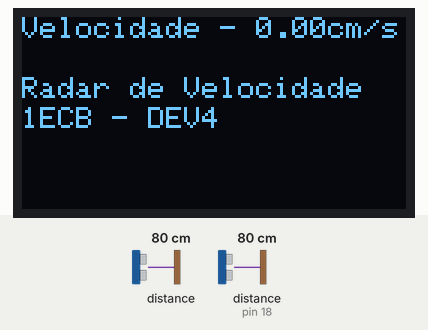
The sketch below on a simulated Arduino Mega 2560, built with avr-gcc and run on an emulated ATmega2560. On the bench: 128×64 one-colour display. Inputs (shaded band) come from the test bench; at power-on: distance to the obstacle 80 cm, distance to the obstacle (sensor on pin 18) 80 cm. The echo pulse lasts 58.3 µs per cm; what the sketch prints to the serial monitor is not drawn.

Above: at 1.2 s.
1.3 s: distance to the obstacle (sensor 0) set to 2 cm
2.9 s: distance to the obstacle (sensor on pin 18) set to 11 cm
4.4 s: distance to the obstacle (sensor on pin 18) set to 8 cm
At 5.7 s:
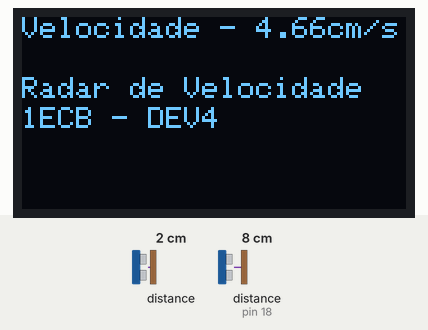
Timing chart, 0 to 7.4 s (numbered marks = the images above; inputs shaded):
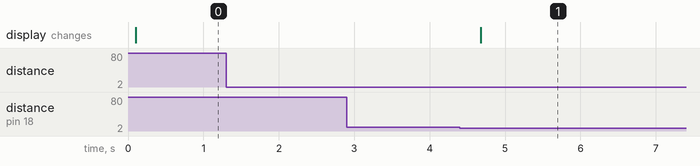

The sketch:

esp-carrinho.ino
```cpp
// Projeto Física -> Medir acelaração e velocidade de um carrinho de brinquedo

// Importação de Bibliotecas
#include <Adafruit_GFX.h> // Biblioteca para o display oled
#include <Adafruit_SSD1306.h> // Biblioteca para o display oled
#include <Wire.h>
//#include <MPU6050.h> // Biblioteca para o sensor MPU6050
#include <VL53L0X.h> // Sensor TOF
#include <NewPing.h> // Sensor ultrassônico

// Definir sensores
#define TRIG_PIN 23
#define ECHO_PIN 18
#define MAX_DISTANCE 200 // distância máxima do sensor ultrassônico

VL53L0X sensorTOF;
NewPing sensorUltrasonic(TRIG_PIN, ECHO_PIN, MAX_DISTANCE);

// Definições do Display
#define width_display 128
#define height_display 64
#define reset_display -1
Adafruit_SSD1306 display(width_display, height_display, &Wire, reset_display);


// Definição MPU
//MPU6050 mpu;

//int16_t ax, ay, az; // Aceleração nos eixos
// float velocidadeX = 0; // Velocidade no eixo X
//unsigned long lastTime = 0; // Tempo para integração

//unsigned long startTime;
//unsigned long endTime;
const float distanceSensores = 15; // cm
float velocidade = 0;
long timer1 = 0;
long timer2 = 0;
float Time;
int flag1 = 0;
int flag2 = 0;

void setup() {
  // put your setup code here, to run once:
  Serial.begin(115200); // Inicializando o monitor serial
  Wire.begin();

  // Inicializar TOF
  sensorTOF.setTimeout(500);
  if (!sensorTOF.init()){
    Serial.println("Falha ao inicalizar o TOF");
    while(1);
  }
  sensorTOF.startContinuous();

  // Configurar sensor ultrassônico
  pinMode(TRIG_PIN, OUTPUT);
  pinMode(ECHO_PIN, INPUT);

  /* Inicializar o MPU
  mpu.initialize();
  if(!mpu.testConnection()){
    Serial.println("MPU não conectado");
    while(1);
  }
  */

  // Inicializando o Display
  if(!display.begin(SSD1306_SWITCHCAPVCC, 0x3C)){
    Serial.println(F("Falha ao inicializar o display"));
    while(1);
  } else {
    Serial.println("Display Inicializado");
  }
  display.clearDisplay();
  display.setTextSize(1);
  display.setTextColor(WHITE);


  //lastTime = millis(); // Definindo Tempo Inicial
  Serial.println("Sistema Pronto");
}

void loop() {
  // put your main code here, to run repeatedly:

  // Leitura TOF (mm)
  int distanceTOF = sensorTOF.readRangeContinuousMillimeters();

  // Leitura sensor ultrassÔnico (cm)
  int distanceUltra = sensorUltrasonic.ping_cm();

  // Detectar carrinho no tof
  if (distanceTOF < 50 && flag1 == 0){
    timer1 = millis();
    flag1 = 1;
    Serial.println("Carrinho passou pelo TOF");
    Serial.println("Distância");
    Serial.println(distanceTOF / 10.0);
  }

  // Dectectar carrinho no ultrassônico
  if (distanceUltra < 10 && timer1 > 0 && flag2 == 0){
    timer2 = millis();
    flag2 = 1;
    Serial.println("Carrinho passou pelo HC-SR04");
    Serial.println("Distância: ");
    Serial.println(distanceUltra);
  }

  // Calcular velocidade
  if (flag1 == 1 && flag2 == 1){
    Time = abs(timer2 - timer1) / 1000.0;
    velocidade = (distanceSensores / Time);
    Serial.println("Velocidade calculada: ");
    Serial.println(velocidade);
    Serial.print("cm/s");
    flag1, flag2 = 2;
  }

  // Limpar display
  display.clearDisplay();

  // Exibir informações no display
  display.setCursor(0, 0);
  display.print("Velocidade - ");
  display.print(velocidade);
  display.print("cm/s");

  display.setCursor(0, 20);
  display.print("Radar de Velocidade");
  display.setCursor(0, 30);
  display.print("1ECB - DEV4");

  // Atualizar o display
  display.display();

  // Delay
  delay(200);

}
```

Measured:
- the behaviour switches between 10 and 9 cm on distance to the obstacle (sensor on pin 18) (found by bisection; images 0 and 1)
- after the input at 1.3 s, every drawn part: stays the same
- after the input at 2.9 s, every drawn part: stays the same
- after the input at 4.4 s, the display: changes after 0.28 s (image 1)
